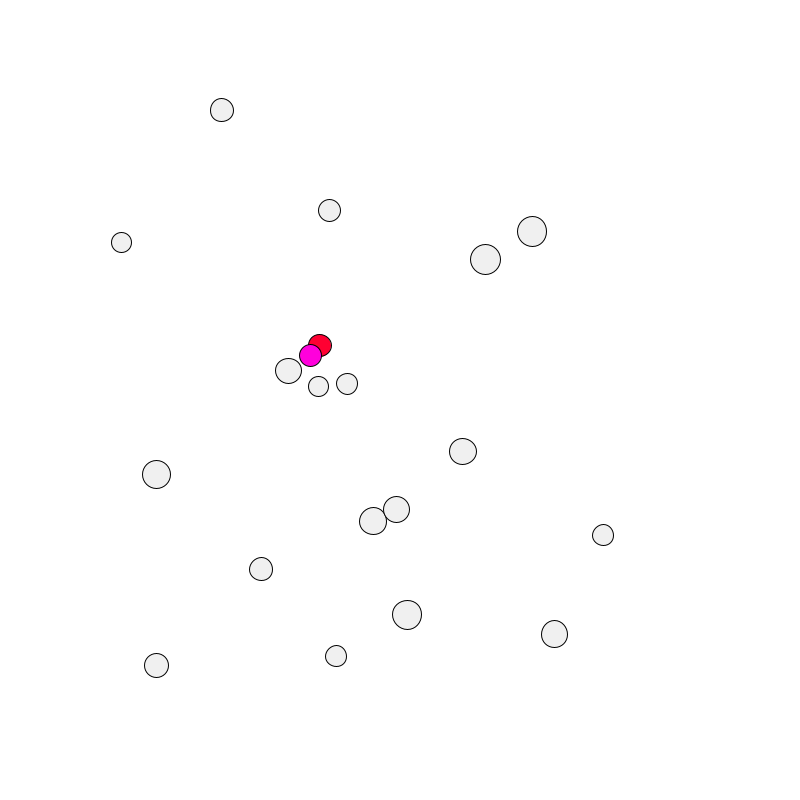
Frame 1 (no input)
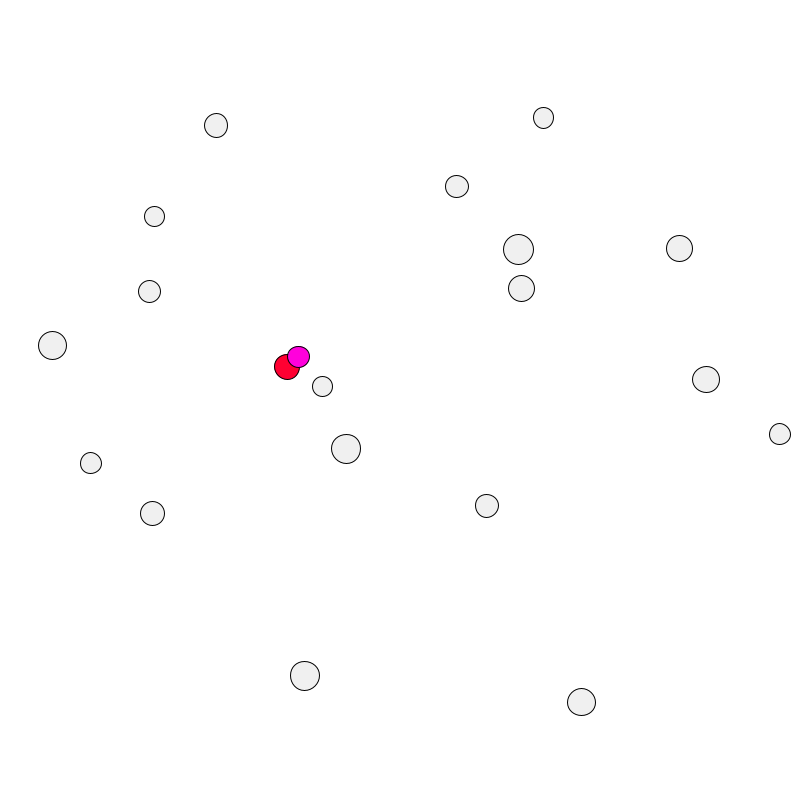
Frame 60 (the mouse pressed at the canvas centre just before this capture)
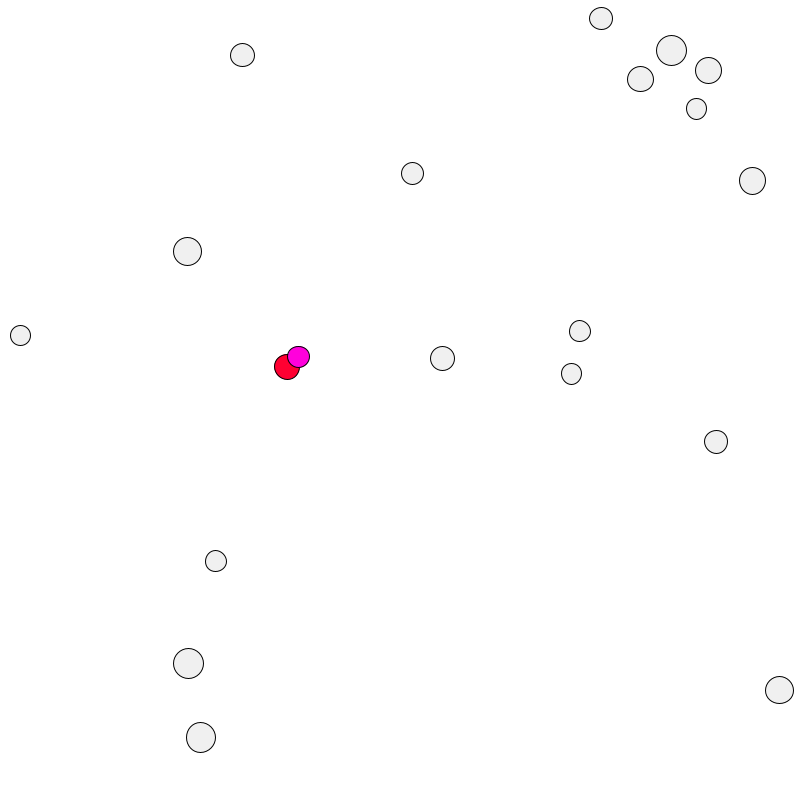
Frame 120 (the mouse held since frame 60 and released just before this capture)

The Processing sketch that drew these frames (run headless with seeded random() and noise(); from frame 60 on, the mouse is pressed at the canvas centre):

// Processing sketch: objects_finished
// ── objects_finished.pde
Ball[] b = new Ball[20];

void setup() {
  size(800, 800);
  for (int i = 0; i < b.length; i++) { 
    b[i] = new Ball(random(100, 700), random(100, 700), random(10, 15));
  }
}

void draw() {
  background(255);
  for (int i = 0; i < b.length; i++) {
    //b[i].checkMouseCollision();
    for (int j = i + 1; j < b.length; j++) {
      b[i].checkOtherCollision(b[j]);
    }
    b[i].update();
    b[i].display();
  }
}



class Ball {
  float x;
  float y;
  float dx;
  float dy;
  float r;
  color c;

  Ball(float xPos, float yPos, float radius) {
    x = xPos;
    y = yPos;
    r = radius;
    dx = random(-5, 5);
    dy = random(-5, 5);
    c = color(240);
  }

  void display() {
    fill(c);
    ellipse(x, y, r*2, r*2);
    c = color(240);
  }
 
  void update() {
    if (x < r || x > width-r) {
      dx *= -1;
    }
    if (y < r || y > height-r) {
      dy *= -1;
    }
    
    x += dx;
    y += dy;
  }
  
  void checkMouseCollision() {
    if (dist(x, y, mouseX, mouseY) < r) { 
      c = color(255, 200, 0);
    } else {
      c = color(240);
    }
  }
  
  void checkOtherCollision(Ball other) {
    if (dist(x, y, other.x, other.y) < r + other.r) {
      changeColor(color(255, 0, 50));
      other.changeColor(color(255, 0, 220));
      
      changeDirection();
      other.changeDirection();
    } 
  }
  
  void changeDirection() {
    dx *= -1;
    dy *= -1;
  }
  
  void changeColor(color newColor) {
    c = newColor;
  }
}
